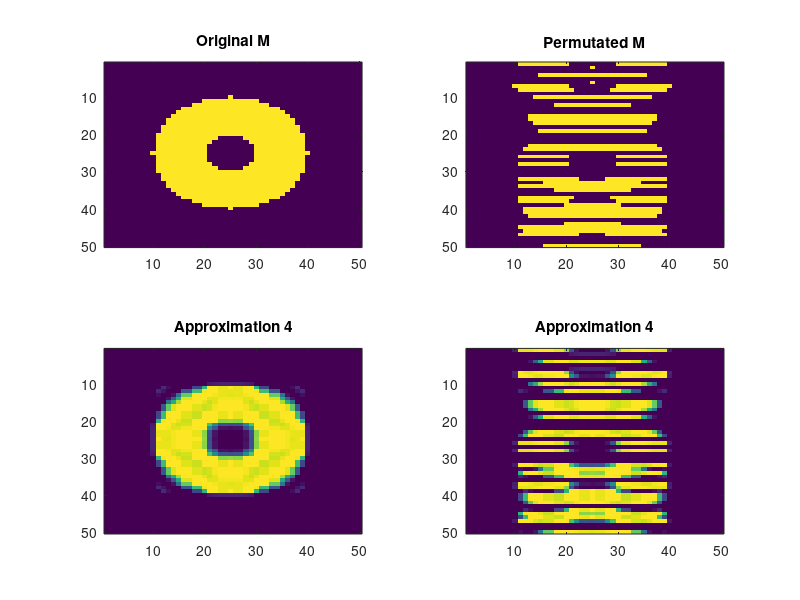

Here is the MATLAB script that generated this plot:
clear all
clc
load ('data_circle.mat')

r=4;

subplot (2,2,1)
image(M_np)
title('Original M');

subplot(2,2,2)
image(M_p)
title('Permutated M');

% Taking SVD approximation
[u_np s_np v_np] = svd(M_np);
v_tr_np = v_np';
M_com_np = u_np(:,1:r) * s_np(1:r,1:r) * v_tr_np(1:r,:);

% Taking SVD approximation
[u_p s_p v_p] = svd(M_p);
v_tr_p = v_p';
M_com_p = u_p(:,1:r) * s_p(1:r,1:r) * v_tr_p(1:r,:);

subplot(2,2,3)
image(M_com_np)
title (['Approximation ' num2str(r)])

subplot(2,2,4)
image(M_com_p)
title (['Approximation ' num2str(r)])

FRO_np = sqrt(sum(sum((M_np - M_com_np ).^2)))
FRO_p = sqrt(sum(sum((M_p - M_com_p ).^2)))

